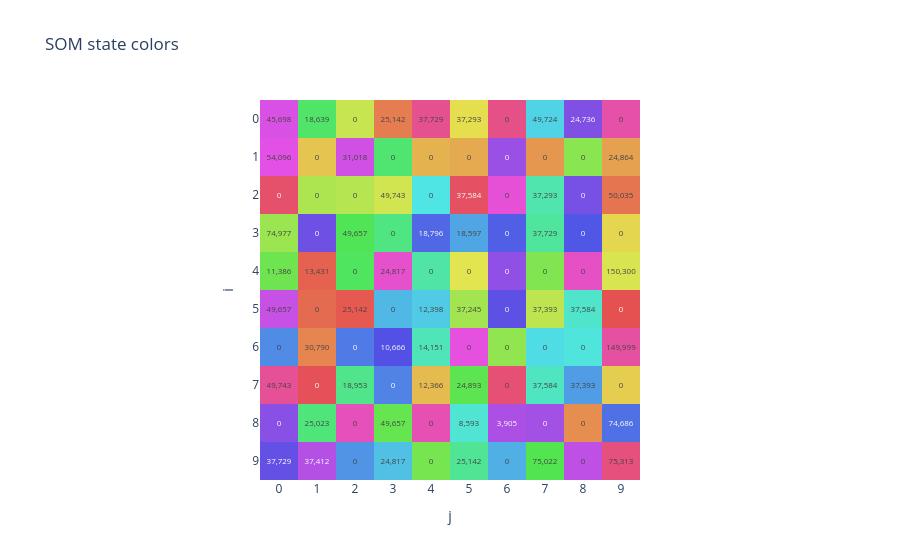

Source (notebook cell):
### Code cell
state_colors_plot = kairo.plot_som_colors(features_and_clusters, color_mapping)
state_colors_plot.show()

### Figure 1 — Plotly figure (JSON) as saved in the notebook; plotly's stock layout.template omitted (floating-point values rounded to 4 significant figures; data arrays with more than 128 entries replaced by an {"elided": "..."} marker saying what was removed)
{"data": [{"coloraxis": "coloraxis", "hovertemplate": "State (%{y}, %{x})<br>%{text} events<extra></extra>", "name": "0", "text": [["45,698", "18,639", "0", "25,142", "37,729", "37,293", "0", "49,724", "24,736", "0"], ["54,096", "0", "31,018", "0", "0", "0", "0", "0", "0", "24,864"], ["0", "0", "0", "49,743", "0", "37,584", "0", "37,293", "0", "50,035"], ["74,977", "0", "49,657", "0", "18,796", "18,597", "0", "37,729", "0", "0"], ["11,386", "13,431", "0", "24,817", "0", "0", "0", "0", "0", "150,300"], ["49,657", "0", "25,142", "0", "12,398", "37,245", "0", "37,393", "37,584", "0"], ["0", "30,790", "0", "10,666", "14,151", "0", "0", "0", "0", "149,999"], ["49,743", "0", "18,953", "0", "12,366", "24,893", "0", "37,584", "37,393", "0"], ["0", "25,023", "0", "49,657", "0", "8,593", "3,905", "0", "0", "74,686"], ["37,729", "37,412", "0", "24,817", "0", "25,142", "0", "75,022", "0", "75,313"]], "texttemplate": "%{text}", "type": "heatmap", "xaxis": "x", "yaxis": "y", "z": [[0.0, 1.0, 2.0, 3.0, 4.0, 5.0, 6.0, 7.0, 8.0, 9.0], [10.0, 11.0, 12.0, 13.0, 14.0, 15.0, 16.0, 17.0, 18.0, 19.0], [20.0, 21.0, 22.0, 23.0, 24.0, 25.0, 26.0, 27.0, 28.0, 29.0], [30.0, 31.0, 32.0, 33.0, 34.0, 35.0, 36.0, 37.0, 38.0, 39.0], [40.0, 41.0, 42.0, 43.0, 44.0, 45.0, 46.0, 47.0, 48.0, 49.0], [50.0, 51.0, 52.0, 53.0, 54.0, 55.0, 56.0, 57.0, 58.0, 59.0], [60.0, 61.0, 62.0, 63.0, 64.0, 65.0, 66.0, 67.0, 68.0, 69.0], [70.0, 71.0, 72.0, 73.0, 74.0, 75.0, 76.0, 77.0, 78.0, 79.0], [80.0, 81.0, 82.0, 83.0, 84.0, 85.0, 86.0, 87.0, 88.0, 89.0], [90.0, 91.0, 92.0, 93.0, 94.0, 95.0, 96.0, 97.0, 98.0, 99.0]]}], "layout": {"coloraxis": {"colorscale": {"elided": "100x2 mixed values"}, "showscale": false}, "title": {"text": "SOM state colors"}, "xaxis": {"anchor": "y", "constrain": "domain", "domain": [0, 1], "dtick": 1, "scaleanchor": "y", "title": {"text": "j"}}, "yaxis": {"anchor": "x", "autorange": "reversed", "constrain": "domain", "domain": [0, 1], "dtick": 1, "title": {"text": "i"}}}}
